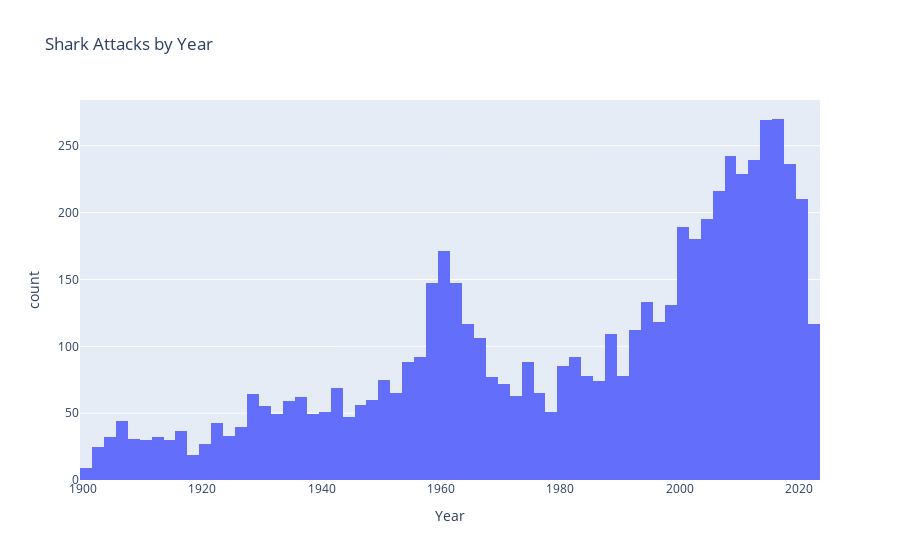

Notebook source saved alongside this figure:
### Code cell
# Visualization 1: Shark Attacks by Year
fig1 = px.histogram(df1900, x='Year', nbins=100, title='Shark Attacks by Year')
fig1.show()

### Figure 1 — Plotly figure (JSON) as saved in the notebook; plotly's stock layout.template omitted (floating-point values rounded to 4 significant figures; data arrays with more than 128 entries replaced by an {"elided": "..."} marker saying what was removed)
{"data": [{"alignmentgroup": "True", "bingroup": "x", "hovertemplate": "Year=%{x}<br>count=%{y}<extra></extra>", "legendgroup": "", "marker": {"color": "#636efa", "pattern": {"shape": ""}}, "name": "", "nbinsx": 100, "offsetgroup": "", "orientation": "v", "showlegend": false, "type": "histogram", "x": {"elided": "6079 int values"}, "xaxis": "x", "yaxis": "y"}], "layout": {"barmode": "relative", "legend": {"tracegroupgap": 0}, "title": {"text": "Shark Attacks by Year"}, "xaxis": {"anchor": "y", "domain": [0, 1], "title": {"text": "Year"}}, "yaxis": {"anchor": "x", "domain": [0, 1], "title": {"text": "count"}}}}
